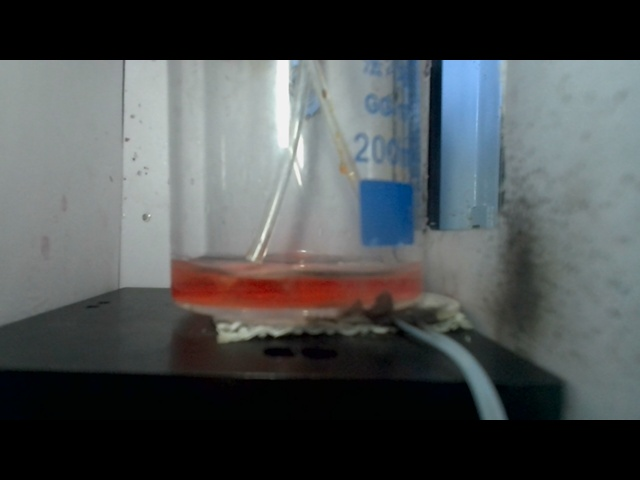
#> input picture image.jpg, 640 x 480 px
$ python main.py
#> lines starting #> are read from the running program, lines starting #| are printed output that depends on the picture; after the words box and inside, x2 and y2 are one past the last pixel; in counts of white or black regions, pixels touching at a corner belong together
import cv2
import numpy as np

# 加载图像
image = cv2.imread('image.jpg')
#> image is the input picture: shape (480, 640, 3); mean B, G, R 82, 81, 76.9

# 将图像转换为Lab颜色空间
image_lab = cv2.cvtColor(image, cv2.COLOR_BGR2Lab)
#> image_lab: shape (480, 640, 3); mean of channels 0, 1, 2 85.2, 127.1, 127.2

# 分割图像为主要区域和背景
# 这里使用简单的阈值方法进行分割
gray = cv2.cvtColor(image, cv2.COLOR_BGR2GRAY)
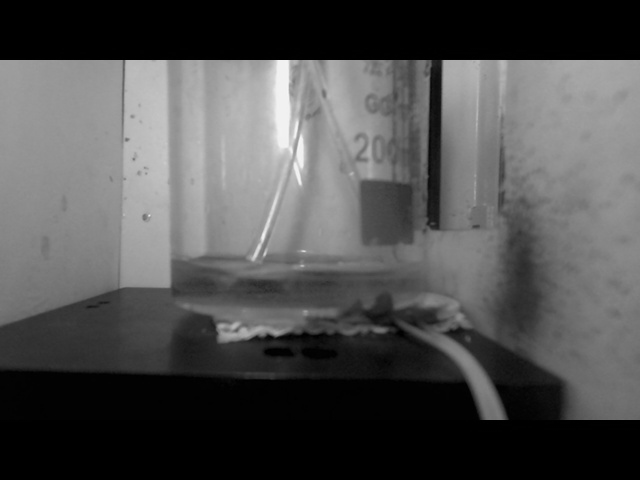
#> gray: shape (480, 640); min 0, max 246, mean 79.9
_, threshold = cv2.threshold(gray, 0, 255, cv2.THRESH_BINARY_INV+cv2.THRESH_OTSU)
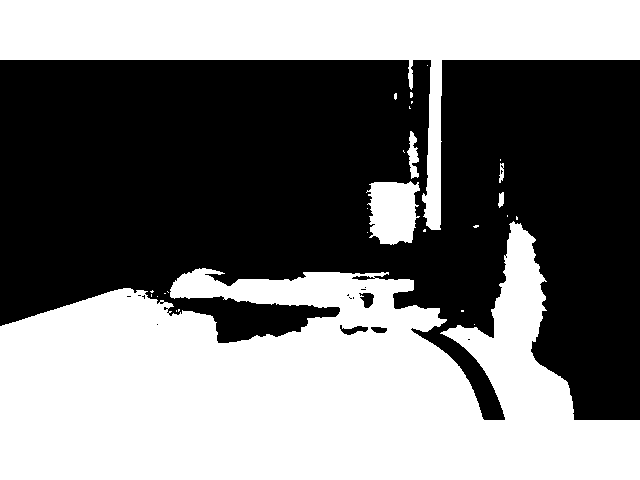
#> threshold: shape (480, 640); 48% white; 28 white regions (22 under 20 px), largest, box (x1, y1, x2, y2) and area: (0, 221, 640, 480) 103327, (0, 0, 640, 230) 40790, (366, 181, 420, 245) 2667, (407, 131, 419, 179) 316, (498, 192, 504, 208) 70, (499, 163, 504, 183) 65

# 获取主要区域的颜色变化
# 计算主要区域的颜色直方图
hist = cv2.calcHist([image_lab], [1, 2], threshold, [256, 256], [0, 256, 0, 256])

# 比较颜色直方图之间的差异
# 这里使用相关性作为相似度度量
correlation = cv2.compareHist(hist, hist, cv2.HISTCMP_CORREL)
#> correlation = 1

# 标记颜色变化区域
# 根据相关性阈值确定颜色变化的区域
threshold_correlation = 0.9
color_change_mask = np.where(correlation < threshold_correlation, 255, 0).astype(np.uint8)
#> color_change_mask = 0

# 显示结果
cv2.imshow('Original Image', image)
cv2.waitKey(0)
cv2.imshow('Color Change Mask', color_change_mask)
cv2.waitKey(0)
cv2.destroyAllWindows()
